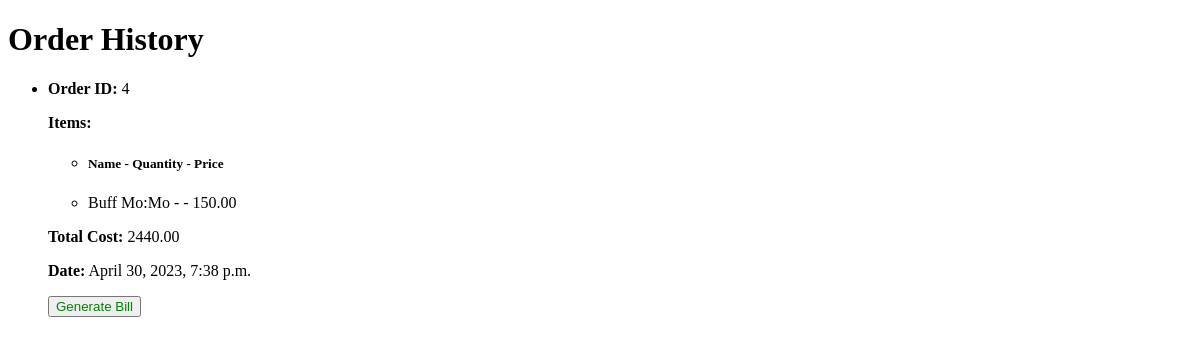
The page /order-history/ (signed in) on the database as committed earlier.
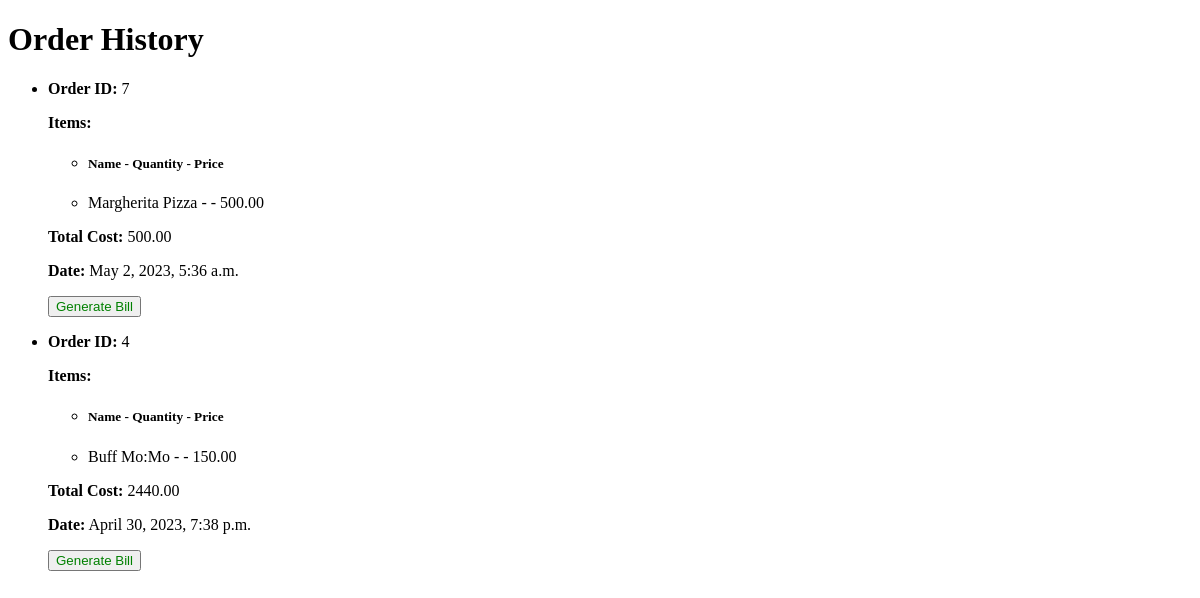
The same page on the database as committed later.
### ForkAndKnife/models.py (models this page shows, shortened)
class Order(models.Model):
    user = models.ForeignKey(Customer, on_delete=models.CASCADE)
    items = models.ManyToManyField(Menu)
    quantity = models.IntegerField(default=1)
    total_price = models.DecimalField(max_digits=6, decimal_places=2, default=0.0)
    payment_method = models.CharField(max_length=30, default="Cash on Delivery")
    delivery_address = models.CharField(max_length=100, default="")
    date_ordered = models.DateTimeField(auto_now_add=True)
    complete = models.BooleanField(default=False)

class Menu(models.Model):
    menu_item_id = models.AutoField;
    name = models.CharField(max_length=100)
    desctription = models.CharField(max_length=250)
    price = models.DecimalField(max_digits=6, decimal_places=2)
    item_image = models.ImageField(upload_to='media')
    category_id = models.ForeignKey(Category, on_delete=models.CASCADE)
    sub_category_id = models.ForeignKey(SubCategory, on_delete=models.CASCADE)

### ForkAndKnife/views.py (the view)
# urls.py: path('order-history/', views.order_history, name='order_history'),
def order_history(request):
    orders = Order.objects.filter(user=request.user).order_by('-date_ordered')
    context = {
        'orders': orders,
    }
    return render(request, 'ForkAndKnife/orderhistory.html', context)

### ForkAndKnife/templates/ForkAndKnife/orderHistory.html (shortened to what this page needs)
<!DOCTYPE html>
<html>
<head>
</head>
<body>
	<h1>Order History</h1>
	{% if orders %}
		<ul>
			{% for order in orders %}
				<li>
					<p><strong>Order ID:</strong> {{ order.id }}</p>
					<p><strong>Items:</strong></p>
					<ul>
						<li> <h5>Name         -  Quantity        - Price</h5></li>
						{% for item in order.items.all %}
							<li>{{ item.name }} - {{ item.quantity }} - {{ item.price }}</li>
						{% endfor %}
					</ul>
					<p><strong>Total Cost:</strong> {{ order.total_price }}</p>
					<p><strong>Date:</strong> {{ order.date_ordered }}</p>
					{%if order.complete == 1%}
					<a href="{% url 'generateBill' order_id=order.id %}"><button style="color: green"> Generate Bill</button></a>
					{%else%}
					<a><button style="color: red" id="btn" onclick="generateBill()"> Generate Bill</button></a>
					{% endif%}
				</li>
			{% endfor %}
		</ul>
	{% else %}
		<p>You have not placed any orders yet.</p>
	{% endif %}
</body>
</html>

Rows that differ between the two databases and show on the page:
added Order: id "7", total_price "500.00", date_ordered "May 2, 2023, 5:36 a.m.", complete "Generate Bill"
now on this page (row unchanged): Menu: name "Margherita Pizza", price "500.00", shown under "7"
